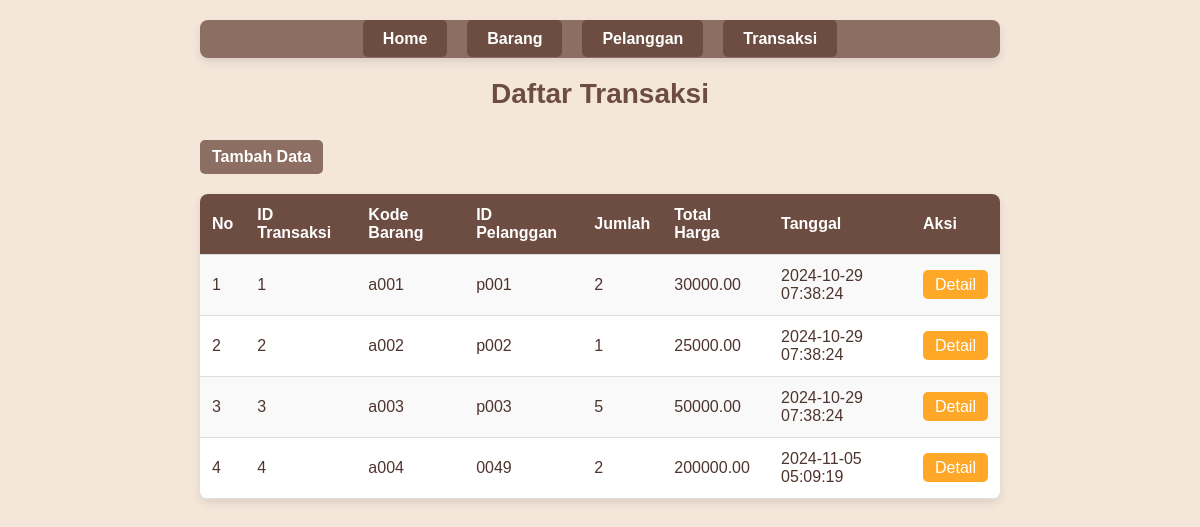
The page /index.php?controller=transaksi&action=index on the database its author committed.
### tables this page shows
CREATE TABLE `transaksi` (
  `id_transaksi` int(11) NOT NULL,
  `kode_barang` varchar(10) DEFAULT NULL,
  `id_pelanggan` varchar(10) DEFAULT NULL,
  `jumlah` int(11) DEFAULT NULL,
  `total_harga` decimal(10,2) DEFAULT NULL,
  `tanggal` timestamp NOT NULL DEFAULT current_timestamp()
);

CREATE TABLE `barang` (
  `kode_barang` varchar(10) NOT NULL,
  `nama_barang` varchar(50) DEFAULT NULL,
  `harga` decimal(10,2) DEFAULT NULL,
  `stok` int(11) DEFAULT NULL
);

CREATE TABLE `pelanggan` (
  `id_pelanggan` varchar(10) NOT NULL,
  `nama_pelanggan` varchar(50) DEFAULT NULL,
  `alamat` varchar(100) DEFAULT NULL
);

### App/controllers/HomeController.php (called while the page is built, shortened)
<!--<?php
            require_once __DIR__ . '/../Views/Home/indexh.php';

### App/controllers/TransaksiController.php (called while the page is built, shortened)
<?php
require_once __DIR__ . '/../models/Transaksi.php';
class TransaksiController
{
    private $transaksiModel;
    public function __construct($db)
    {
        $this->transaksiModel = new Transaksi($db);
    }
    public function index()
    {
        $transaksiList = $this->transaksiModel->getAllTransaksi();
        require_once __DIR__ . '/../views/transaksi/indext.php';
    }
}

### App/models/transaksi.php (called while the page is built, shortened)
<?php
class Transaksi
{
    private $db;
    public function __construct($database)
    {
        $this->db = $database;
    }
    public function getAllTransaksi()
    {
        $query = "SELECT t.id_transaksi, p.kode_barang, pel.id_pelanggan, t.jumlah,
                  t.total_harga, t.tanggal
                  FROM transaksi t
                  JOIN barang p ON t.kode_barang = p.kode_barang
                  JOIN pelanggan pel ON t.id_pelanggan = pel.id_pelanggan";
        return $this->db->query($query)->fetchAll();
    }
}

### App/Views/Transaksi/indext.php (the view, shortened to what this page needs)
<!DOCTYPE html>
<html lang="en">
<head>
</head>
<body>
    <div class="content-wrapper">
        <nav>
            <ul>
                <li><a href="index.php?controller=home&action=index">Home</a></li>
                <li><a href="index.php?controller=barang&action=index">Barang</a></li>
                <li><a href="index.php?controller=pelanggan&action=index">Pelanggan</a></li>
                <li><a href="index.php?controller=transaksi&action=index">Transaksi</a></li>
            </ul>
        </nav>
        <h2>Daftar Transaksi</h2>
        <a href="index.php?controller=transaksi&action=create">Tambah Data</a>
        <table>
            <tr>
                <th>No</th>
                <th>ID Transaksi</th>
                <th>Kode Barang</th>
                <th>ID Pelanggan</th>
                <th>Jumlah</th>
                <th>Total Harga</th>
                <th>Tanggal</th>
                <th>Aksi</th>
            </tr>
            <?php foreach ($transaksiList as $key => $transaksi): ?>
                <tr>
                    <td><?= $key + 1 ?></td>
                    <td><?= $transaksi['id_transaksi'] ?></td>
                    <td><?= $transaksi['kode_barang'] ?></td>
                    <td><?= $transaksi['id_pelanggan'] ?></td>
                    <td><?= $transaksi['jumlah'] ?></td>
                    <td><?= $transaksi['total_harga'] ?></td>
                    <td><?= $transaksi['tanggal'] ?></td>
                    <td><a href="index.php?controller=transaksi&action=detail&id=<?= $transaksi['id_transaksi'] ?>">Detail</a></td>
                </tr>
            <?php endforeach; ?>
        </table>
    </div>
</body>
</html>

### App/Views/Home/indexh.php (shortened to what this page needs)
</body>
</html>

### index.php (shortened to what this page needs)
<?php
require_once __DIR__ . '/App/controllers/HomeController.php';
require_once __DIR__ . '/App/controllers/TransaksiController.php';
$database = new Database();
$db = $database->getConnection();
$controller = $_GET['controller'] ?? 'home';
$action = $_GET['action'] ?? 'index';
$id = $_GET['id'] ?? null;
switch ($controller) {
    case 'transaksi':
        $controllerObj = new TransaksiController($db);
        break;
}
if (method_exists($controllerObj, $action)) {
    if ($action === 'detail' && $id !== null) {
        $controllerObj->detail($id);
    } elseif ($action === 'edit' && $id !== null) {
        $controllerObj->edit($id);
    } elseif ($action === 'delete' && $id !== null) {
        $controllerObj->delete($id);
    } elseif ($action === 'update') {
        $controllerObj->update();
    } else {
        $controllerObj->$action();
    }
} else {
    echo "Aksi tidak ditemukan.";
}

### App/Views/Transaksi/indext.php (style rules this page uses)
* { margin: 0; padding: 0; box-sizing: border-box; }
body { font-family: Arial, sans-serif; background-color: #f4e7da; color: #4e342e; padding: 20px; display: flex; flex-direction: column; align-items: center; }
.content-wrapper { width: 100%; max-width: 800px; }
h2 { font-size: 28px; color: #6d4c41; margin-bottom: 20px; text-align: center; }
nav { background-color: #8d6e63; width: 100%; border-radius: 8px; margin-bottom: 20px; padding: 10px 0; box-shadow: 0 4px 8px rgba(0, 0, 0, 0.1); }
nav ul { list-style: none; display: flex; justify-content: center; gap: 20px; }
nav ul li a { color: #fff; text-decoration: none; font-weight: bold; padding: 10px 20px; border-radius: 5px; background-color: #6d4c41; transition: background-color 0.3s ease; }
a[href*="create"] { display: inline-block; margin: 10px 0; padding: 8px 12px; background-color: #8d6e63; color: #fff; text-decoration: none; border-radius: 5px; font-weight: bold; transition: background-color 0.3s; }
table { width: 100%; border-collapse: collapse; margin-top: 10px; background-color: #fff; border-radius: 8px; overflow: hidden; box-shadow: 0 4px 8px rgba(0, 0, 0, 0.1); }
th, td { padding: 12px; border-bottom: 1px solid #ddd; text-align: left; color: #4e342e; }
th { background-color: #6d4c41; color: #fff; font-weight: bold; }
tr:nth-child(even) { background-color: #f9f9f9; }
td a { padding: 6px 12px; color: #fff; text-decoration: none; border-radius: 5px; background-color: #ffa726; transition: background-color 0.3s; }

### rows shown on the page
transaksi: id_transaksi "1", kode_barang.kode_barang "a001", id_pelanggan.id_pelanggan "p001", jumlah "2", total_harga "30000.00", tanggal "2024-10-29 07:38:24"
transaksi: id_transaksi "2", kode_barang.kode_barang "a002", id_pelanggan.id_pelanggan "p002", jumlah "1", total_harga "25000.00", tanggal "2024-10-29 07:38:24"
transaksi: id_transaksi "3", kode_barang.kode_barang "a003", id_pelanggan.id_pelanggan "p003", jumlah "5", total_harga "50000.00", tanggal "2024-10-29 07:38:24"
transaksi: id_transaksi "4", kode_barang.kode_barang "a004", id_pelanggan.id_pelanggan "0049", jumlah "2", total_harga "200000.00", tanggal "2024-11-05 05:09:19"
